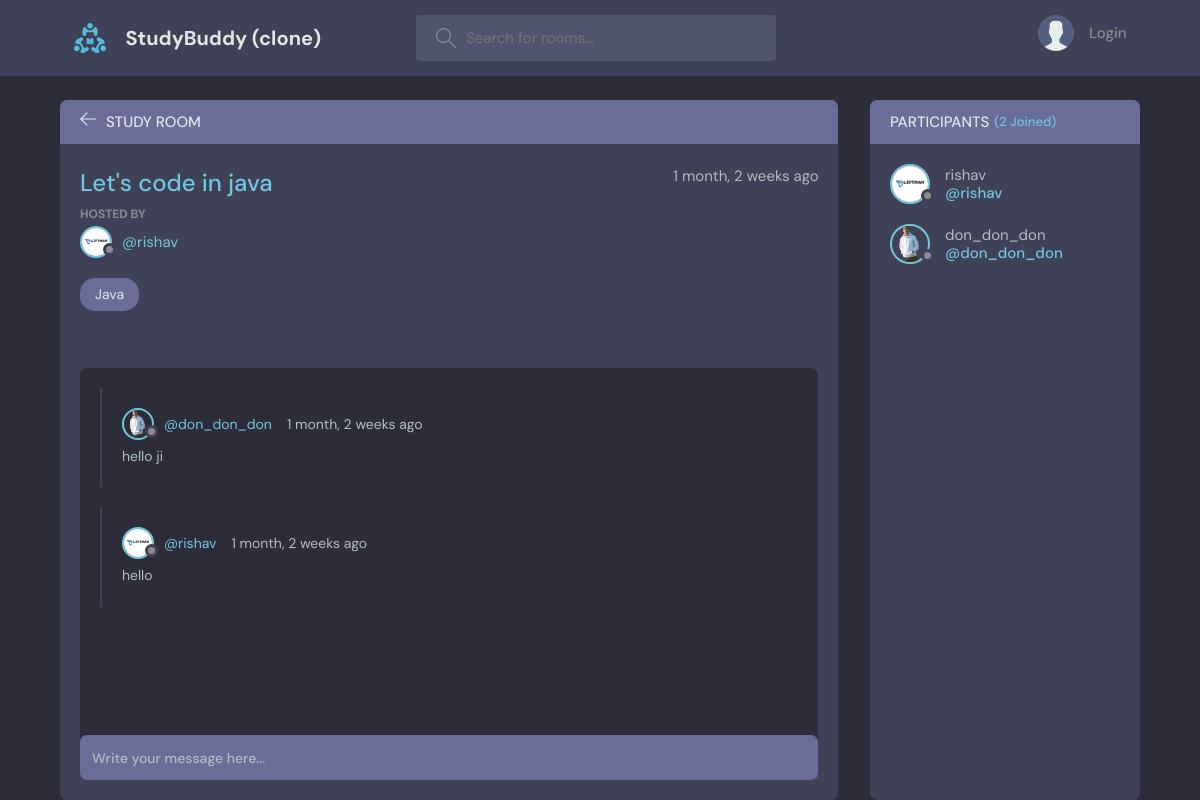
The page /room/1/ on the database its author committed.
### base/models.py (models this page shows, shortened)
class Room(models.Model):
    host = models.ForeignKey(User, on_delete=models.SET_NULL , null=True)
    topic = models.ForeignKey(Topic , on_delete=models.SET_NULL , null=True)
    name = models.CharField(max_length = 200 )
    description = models.TextField(null = True , blank = True)
    participants = models.ManyToManyField(User, related_name='Participants')
    updated = models.DateTimeField(auto_now = True)
    created = models.DateTimeField(auto_now_add = True)
    class Meta:
        ordering = ['-updated', '-created']

class User(AbstractUser):
    name = models.CharField(max_length=200, null=True)
    email = models.EmailField(null=True)
    bio = models.TextField(null=True)
    avatar = models.ImageField(null=True, default="avatar.svg")
    USERNAME_FIELD = 'username'
    REQUIRED_FIELDS = []

class Topic(models.Model):
    name = models.CharField(max_length=200)
    def __str__(self):
        return self.name

class Message(models.Model):
    user = models.ForeignKey(User, on_delete=models.CASCADE)
    room = models.ForeignKey(Room , on_delete=models.CASCADE)
    body = models.TextField()
    updated = models.DateTimeField(auto_now = True)
    created = models.DateTimeField(auto_now_add = True)
    class Meta:
        ordering = ['-updated', '-created']

### base/views.py (the view)
# urls.py: path('room/<str:pk>/', views.room , name = "room"),
def room(request , pk):
    rooms = Room.objects.get(id=pk)
    room_messages = rooms.message_set.all().order_by('-created') # Reverse the database relation.
    participants = rooms.participants.all()
    if request.method == 'POST':
        message = Message.objects.create(user=request.user, room=rooms , body=request.POST['body'])
        rooms.participants.add(request.user) # Many to many relation add.
        return redirect('room' , pk=rooms.id)
    return render(request , "base/room.html" , {"room" : rooms,
    'room_message' : room_messages, 'participants' : participants} )

### base/templates/base/room.html (shortened to what this page needs)
{% extends 'main.html' %}
{% block content %}
<main class="profile-page layout layout--2">
      <div class="container">
        <div class="room">
          <div class="room__top">
            <div class="room__topLeft">
              <a href="{% url 'home' %}">
                <svg version="1.1" xmlns="http://www.w3.org/2000/svg" width="32" height="32" viewBox="0 0 32 32">
                  <title>arrow-left</title>
                  <path
                    d="M13.723 2.286l-13.723 13.714 13.719 13.714 1.616-1.611-10.96-10.96h27.625v-2.286h-27.625l10.965-10.965-1.616-1.607z"
                  ></path>
                </svg>
              </a>
              <h3>Study Room</h3>
            </div>
          </div>
          <div class="room__box scroll">
            <div class="room__header scroll">
              <div class="room__info">
                <h3>{{room.name}}</h3>
                <span>{{room.created|timesince}} ago</span>
              </div>
              <div class="room__hosted">
                <p>Hosted By</p>
                <a href="{% url 'profilepage' room.host.id %}" class="room__author">
                  <div class="avatar avatar--small">
                    <img src="{{room.host.avatar.url}}" />
                  </div>
                  <span>@{{room.host}}</span>
                </a>
              </div>
              <span class="room__topics">{{room.topic}}</span>
            </div>
            <div class="room__conversation">
              <div class="threads scroll">
                {% for message in room_message %}
                <div class="thread">
                  <div class="thread__top">
                    <div class="thread__author">
                      <a href="#" class="thread__authorInfo">
                        <div class="avatar avatar--small">
                          <img src="{{message.user.avatar.url}}" />
                        </div>
                        <span>@{{message.user}}</span>
                      </a>
                      <span class="thread__date">{{message.created|timesince}} ago</span>
                    </div>
                  </div>
                  <div class="thread__details">
                    {{message.body}}
                  </div>
                </div>
                {% endfor %}
              </div>
            </div>
          </div>
          <div class="room__message">
            <form action=" " method="POST">
              <input name="body" placeholder="Write your message here..." />
            </form>
          </div>
        </div>
        <div class="participants">
          <h3 class="participants__top">Participants <span>({{participants.count}} Joined)</span></h3>
          <div class="participants__list scroll">
            {% for participant in participants %}
            <a href="{% url 'profilepage' participant.id %}" class="participant">
              <div class="avatar avatar--medium">
                <img src="{{participant.avatar.url}}" />
              </div>
              <p>
                {{participant.username}}
                <span>@{{participant.username}}</span>
              </p>
            </a>
            {% endfor %}
          </div>
        </div>
      </div>
</main>
{% endblock content %}

### templates/main.html (shortened to what this page needs)
<!DOCTYPE html>
{% load static %}
<html lang="en">
  <head>
    <link rel="stylesheet" href="{% static 'styles/style.css' %}" />
  </head>
  <body>
    {% block navbar %}
     {% include 'navbar.html' %}
    {% endblock navbar %}
    {% block content %}
    {% endblock %}
  </body>
</html>

### templates/navbar.html (shortened to what this page needs)
{% load static %}
<header class="header header--loggedIn">
  <div class="container">
    <a href="{% url 'home' %}" class="header__logo">
      <img src="{% static 'images/logo.svg' %}" />
      <h1>StudyBuddy (clone)</h1>
    </a>
    <form method="GET" class="header__search" action="{% url 'home' %}">
      <label>
        <input name="q" placeholder="Search for rooms..." />
      </label>
    </form>
    <nav class="header__menu">
      {% if request.user.is_authenticated %}
      <div class="header__user">
        <a href="{% url 'edit-user'%}">
          <div class="avatar avatar--medium active">
            <img src="{{request.user.avatar.url}}" />
          </div>
          <p>{{request.user.name}} <span>@{{request.user.username}}</span></p>
        </a>
        <button class="dropdown-button">
          <svg
            version="1.1"
            xmlns="http://www.w3.org/2000/svg"
            width="32"
            height="32"
            viewBox="0 0 32 32"
          >
            <title>chevron-down</title>
            <path d="M16 21l-13-13h-3l16 16 16-16h-3l-13 13z"></path>
          </svg>
        </button>
      </div>
      {% else %}
      <a href="{% url 'login' %}">
        <img src="{% static 'images/avatar.svg' %}" />
        <p>Login</p>
      </a>
      {% endif %}
    </nav>
  </div>
</header>

### rows shown on the page
Room: name "Let's code in java", created "1 month, 2 weeks", host.avatar (picture), host "rishav", topic "Java"
Message: user.avatar (picture), user "don_don_don", created "1 month, 2 weeks", body "hello ji"
Message: user.avatar (picture), user "rishav", created "1 month, 2 weeks", body "hello"
User: avatar (picture), username "rishav"
User: avatar (picture), username "don_don_don"

### other values the page prints
{{ participants.count }} "2"
